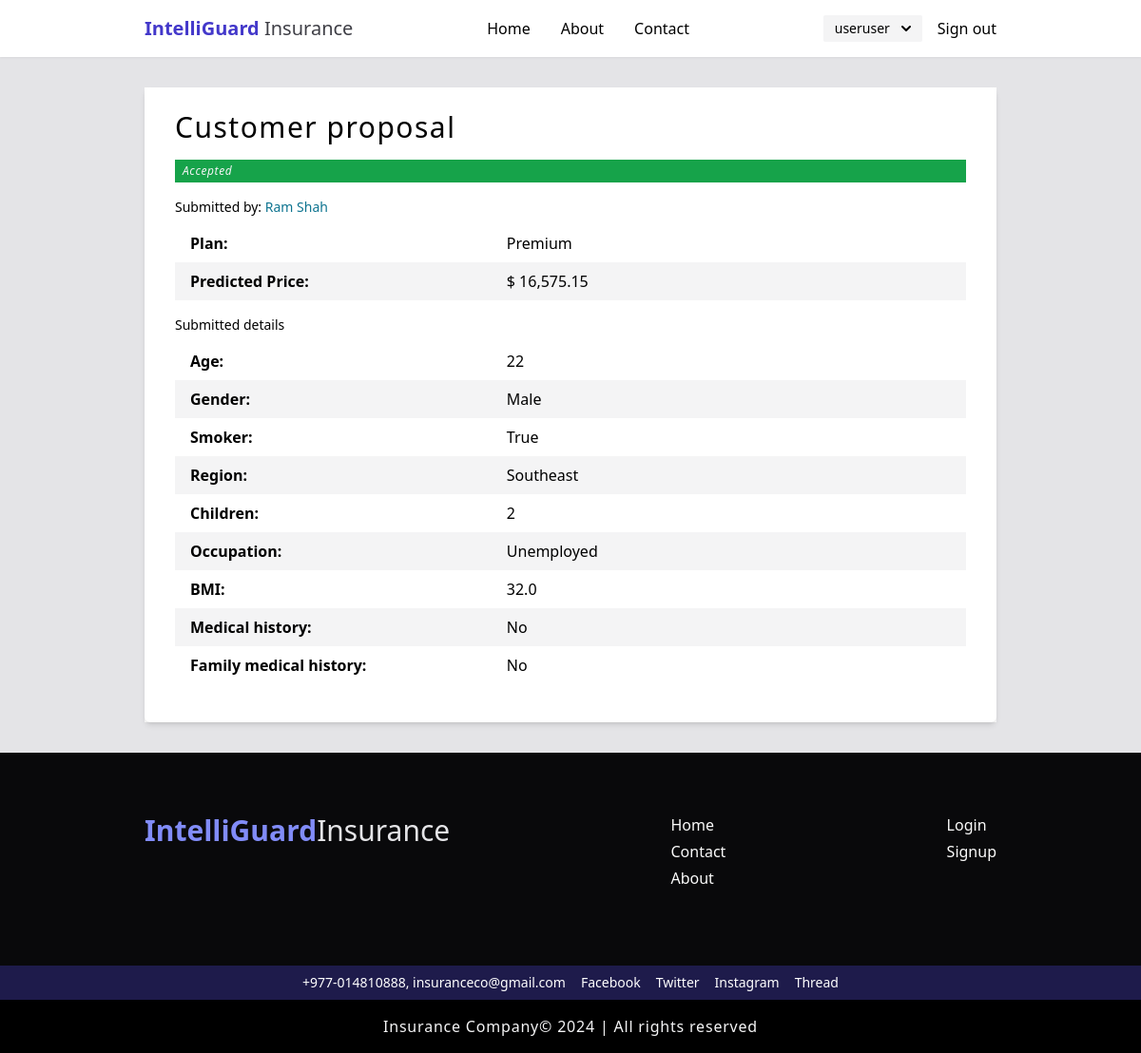
Screenshot of /insurance/userproposalbyid/3/ (signed in) with the database file from the repository.
### insurance/models.py (models this page shows, shortened)
class Proposal(models.Model):
    package = models.ForeignKey(
        Package,
        on_delete=models.CASCADE,
        related_name="package_proposals",
        null=False,
        blank=False,
    )
    date_created = models.DateTimeField(
        auto_now_add=True,
        null=False,
        blank=False,
    )
    predicted_amt = models.FloatField(
        default=0,
        null=False,
        blank=False,
    )
    status = models.CharField(
        max_length=15,
        choices=[
            ("pending", "pending"),
            ("accepted", "accepted"),
            ("rejected", "rejected"),
        ],
        default="pending",
        null=False,
        blank=False,
    )
    reviewed = models.BooleanField(
        default=False,
        null=False,
        blank=False,
    )
    insurance_profile = models.ForeignKey(
        InsuranceProfile,
        on_delete=models.CASCADE,
        related_name="insurance_profile_proposal",
        null=False,
        blank=False,
    )

class InsuranceProfile(models.Model):
    user = models.ForeignKey(
        User,
        on_delete=models.CASCADE,
        related_name="user_insurance_profiles",
        null=False,
        blank=False,
    )
    age = models.IntegerField(
        default=18,
        validators=[MinValueValidator(18), MaxValueValidator(64)],
        null=False,
        blank=False,
        verbose_name="Age",
    )
    gender = models.CharField(
        max_length=6,
        default="male",
        choices=[("male", "Male"), ("female", "Female")],
        verbose_name="Gender",
        null=False,
        blank=False,
    )
    region = models.CharField(
        max_length=15,
        default="southeast",
        choices=[
            ("southeast", "Southeast"),
            ("southwest", "Southwest"),
            ("northwest", "Northwest"),
            ("northeast", "Northeast"),
        ],
        verbose_name="Region",
        null=False,
        blank=False,
    )
    smoker = models.BooleanField(
        default=False,
        verbose_name="Smoker",
        null=False,
        blank=False,
    )
    children = models.IntegerField(
        default=0,
        validators=[MinValueValidator(0), MaxValueValidator(5)],
        null=False,
        blank=False,
        verbose_name="Number of children",
    )
    occupation = models.CharField(
        max_length=20,
        default="Unemployed",
        choices=[
            ("Student", "Student"),
            ("Unemployed", "Unemployed"),
            ("White collar", "White collar"),
            ("Blue collar", "Blue collar"),
        ],
        verbose_name="Occupation",
        null=False,
        blank=False,
    )
    bmi = models.FloatField(
        default=0,
        verbose_name="BMI",
        null=False,
        blank=False,
    )
    medical_history = models.CharField(
        max_length=20,
        default="no",
        choices=[
            ("no", "No"),
            ("Heart disease", "Heart disease"),
            ("High blood pressure", "High blood pressure"),
            ("Diabetes", "Diabetes"),
        ],
        verbose_name="Medical History",
        null=False,
        blank=False,
    )
    family_medical_history = models.CharField(
        max_length=20,
        default="no",
        choices=[
            ("no", "No"),
            ("Heart disease", "Heart disease"),
            ("High blood pressure", "High blood pressure"),
            ("Diabetes", "Diabetes"),
        ],
        verbose_name="Family Medical History",
        null=False,
        blank=False,
    )
    exercise_frequency = models.CharField(
        max_length=12,
        default="No",
        choices=[
            ("Never", "Never"),
            ("Occasionally", "Occasionally"),
            ("Rarely", "Rarely"),
            ("Frequently", "Frequently"),
        ],
        verbose_name="Exercise Frequency",
        null=False,
        blank=False,
    )
    insurance_profile = models.BooleanField(
        default=False,
        null=False,
        blank=False,
    )

class Package(models.Model):
    package_name = models.CharField(max_length=500)
    coverage_limit = models.FloatField(
        default=0,
        null=False,
        blank=False,
    )
    premium = models.FloatField(
        default=0,
        null=False,
        blank=False,
    )
    deductibles = models.FloatField(
        default=0,
        null=False,
        blank=False,
    )
    waiting_period = models.FloatField(
        default=0,
        null=False,
        blank=False,
    )
    policy_period = models.FloatField(
        default=0,
        null=False,
        blank=False,
    )
    coverage_options = models.ManyToManyField(
        CoverageOption,
    )
    network_options = models.CharField(
        max_length=1000,
        choices=network_choices,
        null=False,
        blank=False,
    )

### insurance/views.py (the view)
class UserProposalDetailView(LoginRequiredMixin, DetailView):
    model = Proposal
    template_name = "insurance/userproposalbyid.html"
    context_object_name = "proposal"

### templates/insurance/userproposalbyid.html (shortened to what this page needs)
{% extends 'generic/base_generic.html' %}
{% block content %}
<div class="card">
  <h3>Customer proposal</h3>
  {% if proposal.reviewed is True %}
  <div>
    {% if proposal.status == 'accepted' %}
    <div
      class="italic font-medium tracking-wider bg-green-600 text-zinc-100 text-xs w-full px-2 py-1"
    >
      Accepted
    </div>
    {% else %}
    <div
      class="italic font-medium tracking-wider bg-red-600 text-zinc-100 text-xs w-full px-2 py-1"
    >
      Rejected
    </div>
    {% endif %}
  </div>
  {% endif %}
  <div class="text-sm mb-2 mt-4">
    Submitted by:
    <span
      class="text-cyan-700 font-normal hover:underline hover:underline-offset-1 cursor-pointer"
      >{{ proposal.insurance_profile.user.first_name }} {{ proposal.insurance_profile.user.last_name }}</span
    >
  </div>
  <table class="table-customer-profile">
    <tr>
      <th>Plan:</th>
      <td>{{ proposal.package.package_name }}</td>
    </tr>
    <tr>
      <th>Predicted Price:</th>
      {% load humanize %}
      <td>$ {{ proposal.predicted_amt | floatformat:2 | intcomma }}
      </td>
    </tr>
  </table>
  <div class="text-sm mb-2 mt-4">Submitted details</div>
  <table class="table-customer-profile mb-4">
    <tr>
      <th>Age:</th>
      <td>{{ proposal.insurance_profile.age }}</td>
    </tr>
    <tr>
      <th>Gender:</th>
      <td>{{ proposal.insurance_profile.gender | capfirst }}</td>
    </tr>
    <tr>
      <th>Smoker:</th>
      <td>{{ proposal.insurance_profile.smoker }}</td>
    </tr>
    <tr>
      <th>Region:</th>
      <td>{{ proposal.insurance_profile.region | capfirst }}</td>
    </tr>
    <tr>
      <th>Children:</th>
      <td>{{ proposal.insurance_profile.children }}</td>
    </tr>
    <tr>
      <th>Occupation:</th>
      <td>{{ proposal.insurance_profile.occupation }}</td>
    </tr>
    <tr>
      <th>BMI:</th>
      <td>{{ proposal.insurance_profile.bmi }}</td>
    </tr>
    <tr>
      <th>Medical history:</th>
      <td>{{ proposal.insurance_profile.medical_history | capfirst }}</td>
    </tr>
    <tr>
      <th>Family medical history:</th>
      <td>{{ proposal.insurance_profile.family_medical_history | capfirst }}</td>
    </tr>
  </table>
</div>
{% endblock %}

### templates/generic/base_generic.html (shortened to what this page needs)
<!doctype html>
<html lang="en">
  <head>
    {% load static %}
    <link rel="stylesheet" href="{% static 'css/style.css' %}" />
  </head>
  <body>
    {% block header %}
    <header class="bg-white w-full py-4 drop-shadow-sm">
      <div class="max-w-4xl w-[90%] mx-auto flex justify-between items-center">
        <a
          class="block text-indigo-700 text-xl font-bold"
          href="{% url 'home' %}"
        >
          IntelliGuard
          <span class="text-zinc-700 font-normal">Insurance</span>
        </a>
        <nav class="hidden list-none pl-0 sm:flex gap-8 font-normal">
          <li><a href="{% url 'home' %}">Home</a></li>
          <li><a href="{% url 'about' %}">About</a></li>
          <li><a href="{% url 'contact' %}">Contact</a></li>
        </nav>
        <nav
          class="hidden sm:flex list-none pl-0 gap-4 font-normal items-center"
        >
          {% if user.is_authenticated %}
            {% if user.is_staff %}
              <a
                href="{% url 'dashboard' %}"
                class="border border-zinc-800 px-4 py-2 rounded-3xl text-sm hover:bg-zinc-100 active:bg-zinc-200"
                >Dashboard</a
              >
            {% else %}
              <div
                class="list-none pl-0 hidden sm:flex gap-4 font-normal items-center"
              >
                <div class="relative">
                  <button
                    id="user-btn-dropdown"
                    class="bg-zinc-100 px-3 py-1 flex justify-between items-center text-sm cursor-pointer rounded-sm hover:bg-zinc-200"
                  >
                    {{ user.username }}
                    <svg
                      class="w-2.5 h-2.5 ms-3"
                      aria-hidden="true"
                      xmlns="http://www.w3.org/2000/svg"
                      fill="none"
                      viewBox="0 0 10 6"
                    >
                      <path
                        stroke="currentColor"
                        stroke-linecap="round"
                        stroke-linejoin="round"
                        stroke-width="2"
                        d="m1 1 4 4 4-4"
                      />
                    </svg>
                  </button>
                </div>
              </div>
            {% endif %}
            <form method="POST" action="{% url 'signout' %}">
              <button type="submit">Sign out</button>
            </form>
          {% else %}
            <a class="btn-full" href="{% url 'signin' %}">Signin</a>
            <a class="btn-outline" href="{% url 'signup' %}">Signup</a>
          {% endif %}
        </nav>
      </div>
    </header>
    {% endblock %}
    <div class="min-h-[60vh]">
      <div class="max-w-4xl w-[90%] mx-auto bg-white">
        {% block content %} {% endblock %}
      </div>
    </div>
    {% block footer %}
    <footer class="bg-zinc-950">
      <div
        class="max-w-4xl w-[90%] mx-auto flex flex-col sm:flex-row justify-between text-zinc-50 py-16"
      >
        <div
          class="flex items-center justify-center sm:items-start sm:justify-start text-3xl font-bold text-indigo-400 mb-8"
        >
          IntelliGuard
          <span class="text-zinc-200 font-normal">Insurance</span>
        </div>
        <div class="mb-4">
          <ul
            class="p-0 flex flex-row gap-8 sm:gap-1 sm:items-baseline items-center justify-center sm:flex-col"
          >
            <li>
              <a class="hover:underline" href="{% url 'home' %}">Home</a>
            </li>
            <li>
              <a class="hover:underline" href="{% url 'contact' %}">Contact</a>
            </li>
            <li>
              <a class="hover:underline" href="{% url 'about' %}">About</a>
            </li>
          </ul>
        </div>
        <div>
          <ul
            class="p-0 flex flex-row gap-8 sm:gap-1 sm:items-baseline items-center justify-center sm:flex-col"
          >
            <li>
              <a class="hover:underline" href="{% url 'signin' %}">Login</a>
            </li>
            <li>
              <a class="hover:underline" href="{% url 'signup' %}">Signup</a>
            </li>
          </ul>
        </div>
      </div>
      <div
        class="w-full bg-indigo-950 text-white flex items-center justify-center gap-4 text-sm py-2 flex-wrap"
      >
        <a href="#">+977-014810888, insuranceco@gmail.com</a>
        <a href="#" class="hover:underline">Facebook</a>
        <a href="#" class="hover:underline">Twitter</a>
        <a href="#" class="hover:underline">Instagram</a>
        <a href="#" class="hover:underline">Thread</a>
      </div>
      <div
        class="w-full bg-black text-center text-zinc-100 py-4 tracking-wider"
      >
        Insurance Company&copy; 2024 | All rights reserved
      </div>
    </footer>
    {% endblock %}
  </body>
</html>

### rows the page displays
Proposal: insurance_profile.user.first_name "Ram", insurance_profile.user.last_name "Shah", package.package_name "Premium", predicted_amt "16,575.15", insurance_profile.age "22", insurance_profile.gender "Male", insurance_profile.smoker "True", insurance_profile.region "Southeast", insurance_profile.children "2", insurance_profile.occupation "Unemployed", insurance_profile.bmi "32.0", insurance_profile.medical_history "No", insurance_profile.family_medical_history "No"

### other values shown
{{ user.username }} "useruser"
